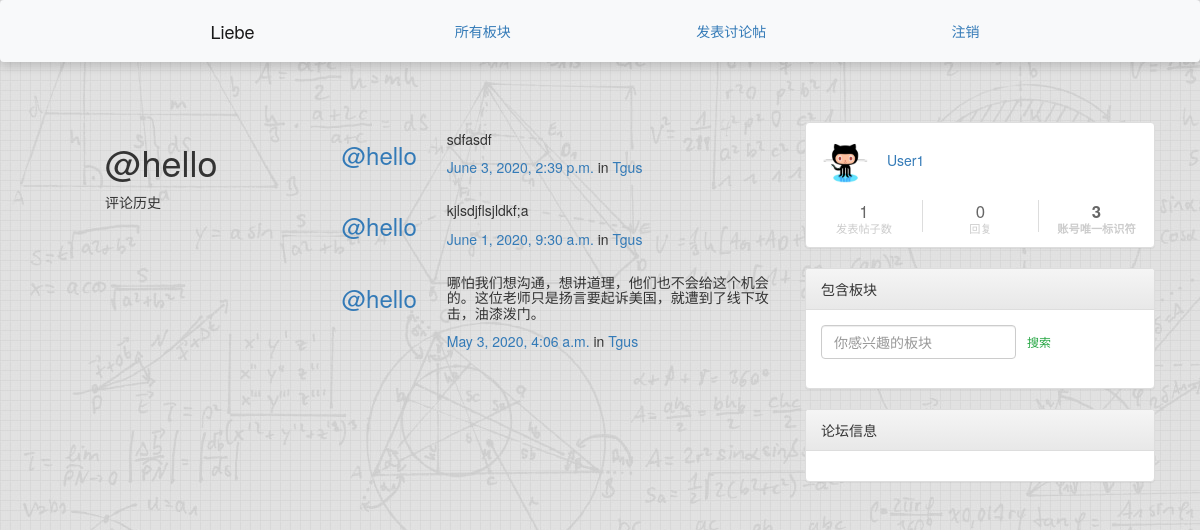
The page /posts/by/hello/ (signed in) on the database its author committed.
### accounts/models.py (models this page shows, shortened)
class User(AbstractUser):
    signature = models.CharField(max_length=255, blank=True, null=True)
    head_img = models.ImageField(height_field=150, width_field=150, blank=True, null=True)
    friends = models.ManyToManyField("User", blank=True, related_name='followed_by')

### posts/models.py (models this page shows, shortened)
class Post(models.Model):
    title = models.CharField(max_length=200, blank=True, null=True)
    user = models.ForeignKey(User, related_name="posts",on_delete=models.CASCADE)
    created_at = models.DateTimeField(auto_now=True)
    message = models.TextField()
    message_html = models.TextField(editable=False)
    group = models.ForeignKey(
        Group, related_name="posts",null=True,
        blank=True,on_delete=models.CASCADE
    )
    class Meta:
        ordering = ["-created_at"]
        unique_together = ["user", "message"]

### groups/models.py (models this page shows, shortened)
class Group(models.Model):
    name = models.CharField(max_length=255, unique=True)
    slug = models.SlugField(allow_unicode=True, unique=True)
    description = models.TextField(blank=True, default='')
    description_html = models.TextField(editable=False, default='', blank=True)
    members = models.ManyToManyField(User,through="GroupMember")
    class Meta:
        ordering = ["name"]

### posts/views.py (the view)
# urls.py: path("by/<username>/",views.UserPosts.as_view(),name="for_user"),
class UserPosts(generic.ListView):
    model = models.Post
    template_name = "posts/user_post_list.html"
    def get_queryset(self):
        try:
            self.post_user = User.objects.prefetch_related("posts").get(
                username__iexact=self.kwargs.get("username")
            )
        except User.DoesNotExist:
            raise Http404
        else:
            return self.post_user.posts.all()
    def get_context_data(self, **kwargs):
        context = super().get_context_data(**kwargs)
        context["post_user"] = self.post_user
        return context

### posts/templates/posts/user_post_list.html
{% extends "posts/post_base.html" %}
{% block prepost %}
<div class="col-md-4">
	<h1>@{{ post_user.username }}</h1>
	<p>评论历史</p>
</div>
{% endblock %}
{% block post_content %}
<div class="col-md-8">
	{% for post in post_list %}
		{% include "posts/_post.html" %}
	{% endfor %}
</div>
{% endblock %}

### templates/base.html (shortened to what this page needs)
<!DOCTYPE>
<html>
{% load static %}
<head>
	<link rel="stylesheet" href="https://stackpath.bootstrapcdn.com/bootstrap/4.1.3/css/bootstrap.min.css"
>
	<link rel="stylesheet" href="https://maxcdn.bootstrapcdn.com/bootstrap/3.3.7/css/bootstrap-theme.min.css"
>
	<link href="https://maxcdn.bootstrapcdn.com/font-awesome/4.7.0/css/font-awesome.min.css" rel="stylesheet">
	<link rel="stylesheet" href="{% static 'simplesocial/css/master.css'%}">
	<link rel="stylesheet" href="{% static  'bootstrap.min.css' %}" />
	<link rel="stylesheet" href="{% static  'css/master.css' %}" />
</head>
<body>
	<nav class="navbar navbar-expand-lg navbar-light bg-light shadow fixed-top">
		<div class="container">
			<a class="navbar-brand" href="{% url 'home' %}">Liebe</a>
			<a class="nav-item nav-link" href="{% url 'groups:all' %}" class="btn btn-simple">所有板块</a>
			{% if user.is_authenticated %}
			<a class="nav-item nav-link" href="{% url 'posts:create' %}" class="btn btn-simple">发表讨论帖</a>
			<a class="nav-item nav-link" href="{% url 'accounts:logout' %}" class="btn btn-simple">注销</a>
			{% else %}
			<a class="nav-item nav-link" href="{% url 'accounts:login' %}" class="btn btn-simple">登录</a>
			<a class="nav-item nav-link" href="{% url 'accounts:signup' %}" class="btn btn-simple">注册</a>
			{% endif %}
		</div>
	</nav>
	<div id="main" class="container">
		<div class="row">
			<div class="col-lg-8">
				<div class="container mycontent">
					{% block content %}
					{% endblock %}
				</div>
			</div>
			<div class="col-lg-4">
				{% if  user.is_authenticated %}
				<div class="panel panel-default">
					<div class="panel-body user-panel">
						<div class="panel-user-info">
							<div class="avatar-name">
								<a href="#">
									<img class="panel-avatar user-avatar" src="{% static  'image/3.jpg' %}" alt="" />
								</a>
								<span class="panel-username"><a href="#">{{ user.username }}</a></span>
							</div>
							<div class="row panel-user-meta">
								<div class="col-xs-4 panel-user-meta-item">
										<div class="text-center">
											<p class="panel-user-meta-item-value">
												{{  user.posts.count }}
											</p>
											<p class="panel-user-meta-item-title">发表帖子数</p>
										</div>
								</div>
								<div class="col-xs-4 panel-user-meta-item">
										<div class="text-center">
											<p class="panel-user-meta-item-value">
												{{ user.comments.count }}
											</p>
											<p class="panel-user-meta-item-title">回复</p>
										</div>
								</div>
								<div class="col-xs-4 panel-user-meta-item">
									<a href="#">
										<div class="text-center">
											<p class="panel-user-meta-item-value"><strong>{{ user.id }}</strong>
											</p>
											<p class="panel-user-meta-item-title"><strong>账号唯一标识符</strong></p>
										</div>
									</a>
								</div>
							</div>
						</div>
					</div>
				</div>
				{% endif %}
				{% block  theme_tag %}
				<div class="panel panel-default">
					<div class="panel-heading">包含板块</div>
					<div class="panel-body">
						<form class="form-inline" action="{% url 'groups:search_result' %}" method="post"
							id="searchForm">
							<input class="form-control-sm form-control" type="search" placeholder="你感兴趣的板块"
								aria-label="Search" name="group_name">
							<button class="btn btn-outline-success  btn-sm" type="submit" value="Submit">搜索</button>
						</form>
					</div>
				</div>
				<div class="panel panel-default">
					<div class="panel-heading">论坛信息</div>
					<div class="panel-body">
					</div>
				</div>
				{% endblock %}
			</div>
		</div>
	</div>
</body>
</html>

### posts/templates/posts/_post.html (shortened to what this page needs)
<div class="media">
	<h3 class="mr-5"><a href="{% url 'accounts:profile' username=post.user.username %}">@{{ post.user.username }}</a></h3>
	<div class="media-body">
		<h5>{{ post.message_html|safe }}</h5>
			<time class="time"><a href="{% url 'posts:single' username=post.user.username pk=post.pk %}">{{ post.created_at }}</a></time>
			{% if post.group %}
			<span class="group-name">in <a href="#">{{ post.group.name }}</a></span>
			{% endif %}
	</div>
</div>

### static/simplesocial/css/master.css (style rules this page uses)
body { background: url("../../img/bg.jpg"); }
img.user-avatar { width: 48px; height: 48px; }
.panel-username { margin-left: 1em; }
.panel-user-meta { margin-top: 1em; }
.panel-user-meta p { margin: 0; }
.panel-user-meta-item+.panel-user-meta-item { border-left: solid 1px #ddd; }
.panel-user-meta-item-value { color: #666; font-size: 1.2em; line-height: 1.4em; }
.panel-user-meta-item-title { color: #ccc; line-height: 0.8em; font-size: 0.8em; }
.user-panel { padding: 0.6em; }

### rows shown on the page
User: username "hello"
Post: user.username "hello", message_html "sdfasdf", created_at "June 3, 2020, 2:39 p.m.", group.name "Tgus"
Post: user.username "hello", message_html "kjlsdjflsjldkf;a", created_at "June 1, 2020, 9:30 a.m.", group.name "Tgus"
Post: user.username "hello", message_html "哪怕我们想沟通，想讲道理，他们也不会给这个机会的。这位老师只是扬言要起诉美国，就遭到了线下攻击，油漆泼门。", created_at "May 3, 2020, 4:06 a.m.", group.name "Tgus"
User: username "User1", posts.count "1", comments.count "0", id "3"
